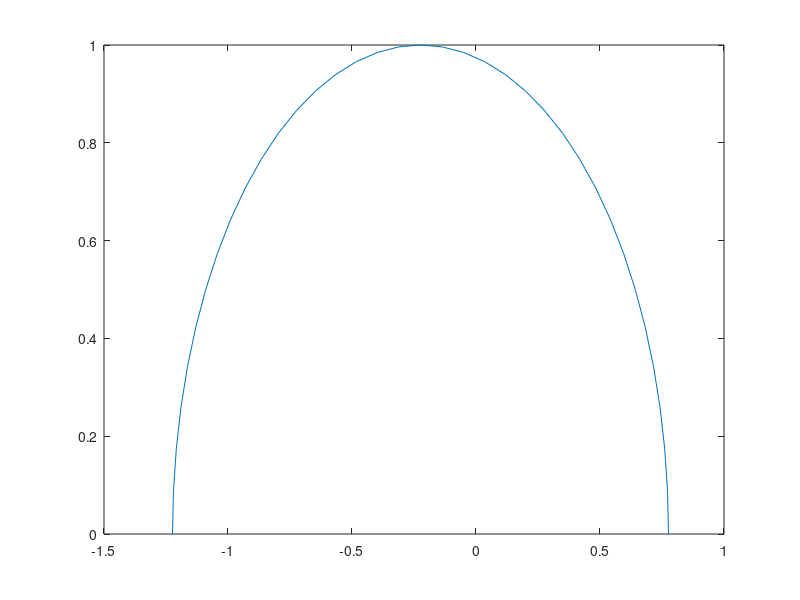

Reproduce this figure in MATLAB.
%% 

r = 1;
Arc_Center = -0.2238;
theta = 0:5:180;
theta_rad = deg2rad(theta);
x = r.*cos(theta_rad) + Arc_Center;
y = r.*sin(theta_rad);
x = x';
y = y';
plot(x,y)